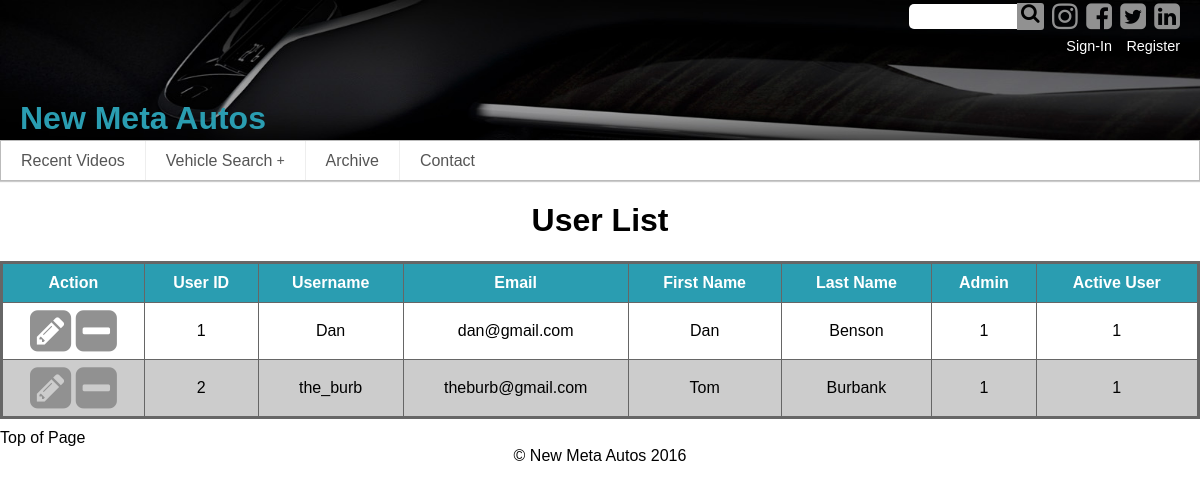
The app's page /Reviews_Site/users.php with its own data.
### tables this page shows
CREATE TABLE `usercredentials` (
  `id` int(11) NOT NULL,
  `user_id` int(11) NOT NULL,
  `password` varchar(40) NOT NULL,
  `administrator` tinyint(1) NOT NULL,
  `passwordSalt` varchar(8) NOT NULL
);

CREATE TABLE `user` (
  `id` int(11) NOT NULL,
  `username` varchar(25) NOT NULL,
  `first_name` varchar(30) NOT NULL,
  `last_name` varchar(30) NOT NULL,
  `email` varchar(50) NOT NULL,
  `profile` varchar(100) NOT NULL,
  `avatar` varchar(100) NOT NULL,
  `date_created` timestamp NOT NULL DEFAULT CURRENT_TIMESTAMP ON UPDATE CURRENT_TIMESTAMP,
  `active_user` tinyint(1) NOT NULL
);

### Reviews_Site/users.php (the view, shortened to what this page needs)
<?php
	include 'inc/header.inc.php';
?>
<div id="data-wrapper">
	<div class="table_data">
	<?php
	function display_data($result) {
	?>
		<h1>User List</h1>
		<table>
			<tr>
				<th>Action</th>
				<th><a href="?sort=user.id&order=<?php $order=$_GET['order']; echo(($order=='desc')?'asc':'desc');?>">User ID</a></th>
				<th><a href="?sort=username&order=<?php $order=$_GET['order']; echo(($order=='desc')?'asc':'desc');?>">Username</a></th>
				<th><a href="?sort=email&order=<?php $order=$_GET['order']; echo(($order=='desc')?'asc':'desc');?>">Email</a></th>
				<th><a href="?sort=first_name&order=<?php $order=$_GET['order']; echo(($order=='desc')?'asc':'desc');?>">First Name</a></th>
				<th><a href="?sort=last_name&order=<?php $order=$_GET['order']; echo(($order=='desc')?'asc':'desc');?>">Last Name</a></th>
				<th><a href="?sort=administrator&order=<?php $order=$_GET['order']; echo(($order=='desc')?'asc':'desc');?>">Admin</a></th>
				<th><a href="?sort=active&order=<?php $order=$_GET['order']; echo(($order=='desc')?'asc':'desc');?>">Active User</a></th></tr>
			<?php
			while ($row = mysqli_fetch_array($result)){
			?>
			<tr>
				<td>
					<a href="?edit=<?php echo $row['id'];?>"><i class="fa fa-pencil-square" aria-hidden="true"></i></a>
					<a href="?delete=<?php echo $row['id'];?>" onclick="return confirm('Are you sure you want to delete this entry?');"><i class="fa fa-minus-square" aria-hidden="true"></i></a>
				</td>
				<td><?php echo $row['id'];?></td>
				<td><?php echo $row['username'];?></td>
				<td><?php echo $row['email'];?></td>
				<td><?php echo $row['first_name'];?></td>
				<td><?php echo $row['last_name'];?></td>
				<td><?php echo $row['administrator'];?></td>
				<td><?php echo $row['active_user'];?></td>
			</tr>
		<?php } ?>
		</table>
	<?php }
	?>
	<?php
	if(isset($_GET['sort'])){
		$order = isset($_GET['order'])?$_GET['order']:'asc';
		$sql = "SELECT * FROM user INNER JOIN usercredentials ON user.id=usercredentials.id ORDER BY {$_GET['sort']} $order";
		$result = mysqli_query($dbc, $sql);
		display_data($result);
	} elseif (isset($_GET['edit'])) {
		edit_data($dbc, $_GET['edit']);
	} else {
		$sql = "SELECT * FROM user INNER JOIN usercredentials ON user.id=usercredentials.id";
		$result = mysqli_query($dbc, $sql);
		display_data($result);
	}
	?>
	</div>
</div>
<?php include 'inc/footer.inc.php'; ?>

### Reviews_Site/css/style.css (style rules this page uses)
body { font-family: Verdana, Arial, Helvetica, sans-serif; font-size: 1em; background-color: #ffffff; color: #000000; margin: 0 auto; max-width: 1200px; }
a, a:visited { text-decoration: none; color: inherit; }
.fa { color: #919191;transition: color 0.5s ease; }
.fa-user-plus, .fa-sign-in, .fa-plus-square, { color: #919191; font-size: 20px; transform: translateY(2px); }
.table_data .fa { font-size: 3rem;margin: 0; }
#data-wrapper { margin-top: 10px;text-align: center; }
table { width:100%;border:3px solid #666;border-collapse: collapse; }
tr:nth-child(odd) { background: #CCCCCC; }
th { background: #2A9DB1; color: #FFFFFF; padding: 10px; border: 1px solid #666; }
td { padding: 4px;border: 1px solid #666; }

### records on screen
usercredentials: id "1", user.username "Dan", user.email "dan@gmail.com", user.first_name "Dan", user.last_name "Benson", administrator "1", user.active_user "1"
usercredentials: id "2", user.username "the_burb", user.email "theburb@gmail.com", user.first_name "Tom", user.last_name "Burbank", administrator "1", user.active_user "1"
